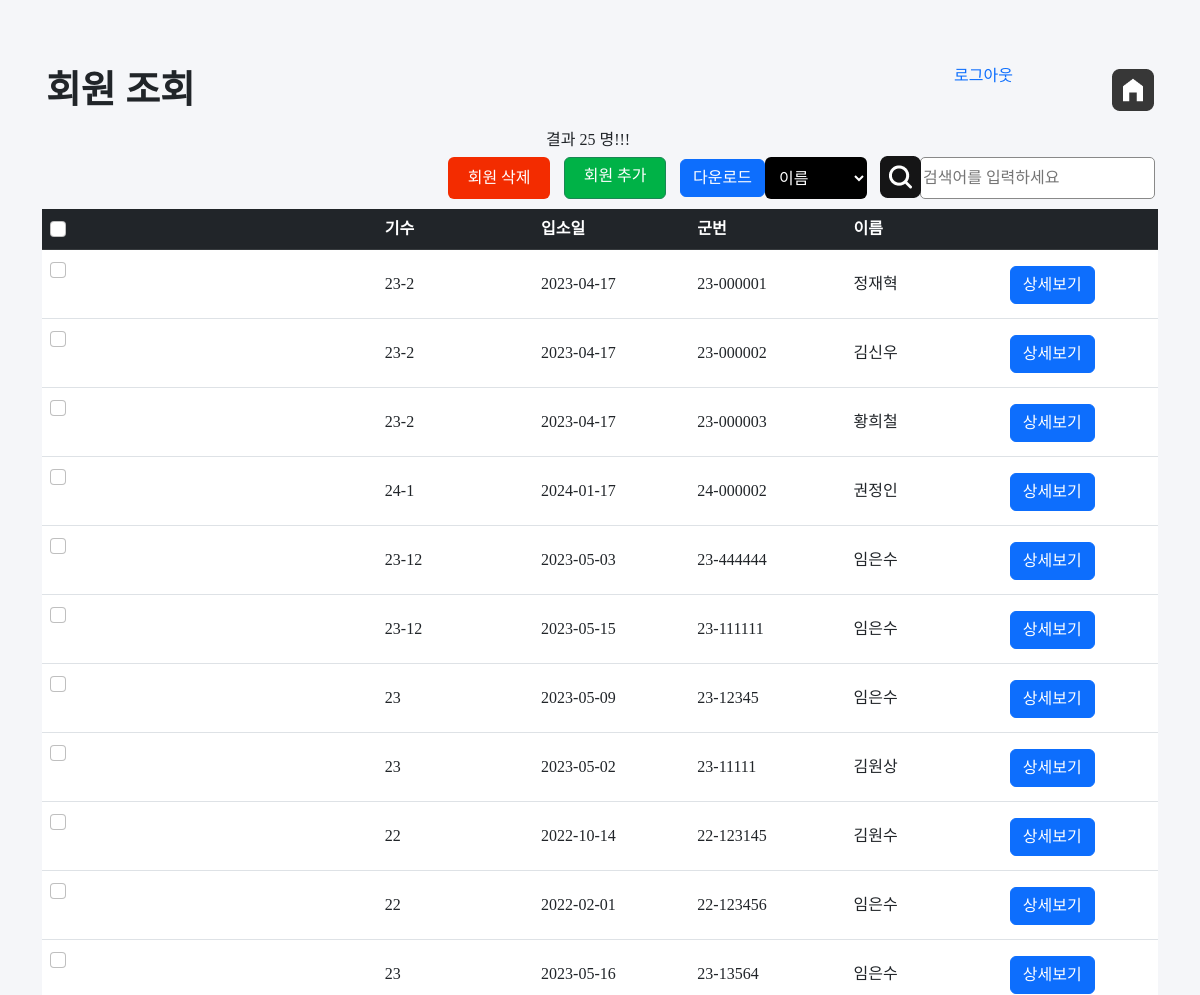
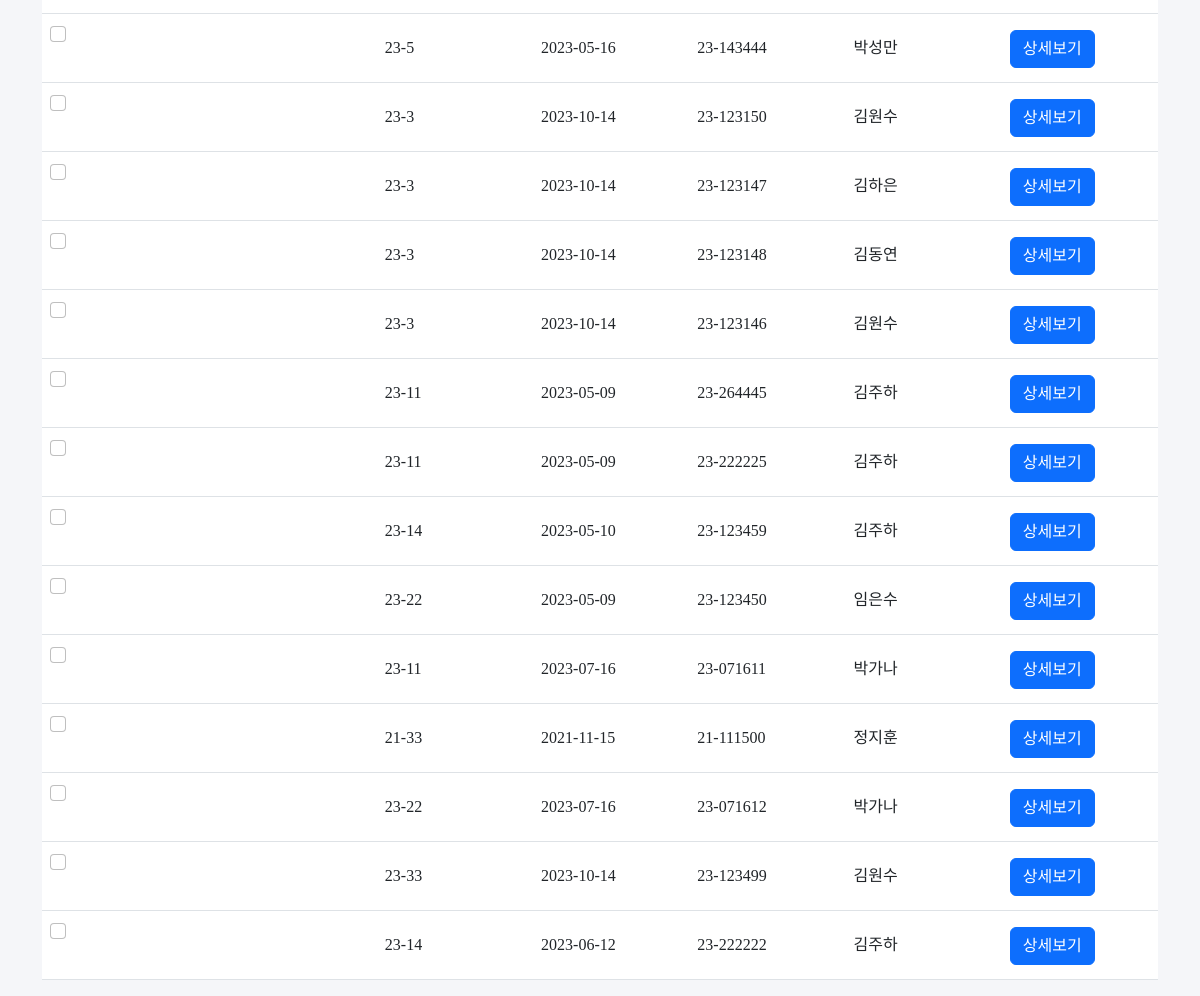
Before: /search.php (signed in) with the older database file (2 pictures, top to bottom).
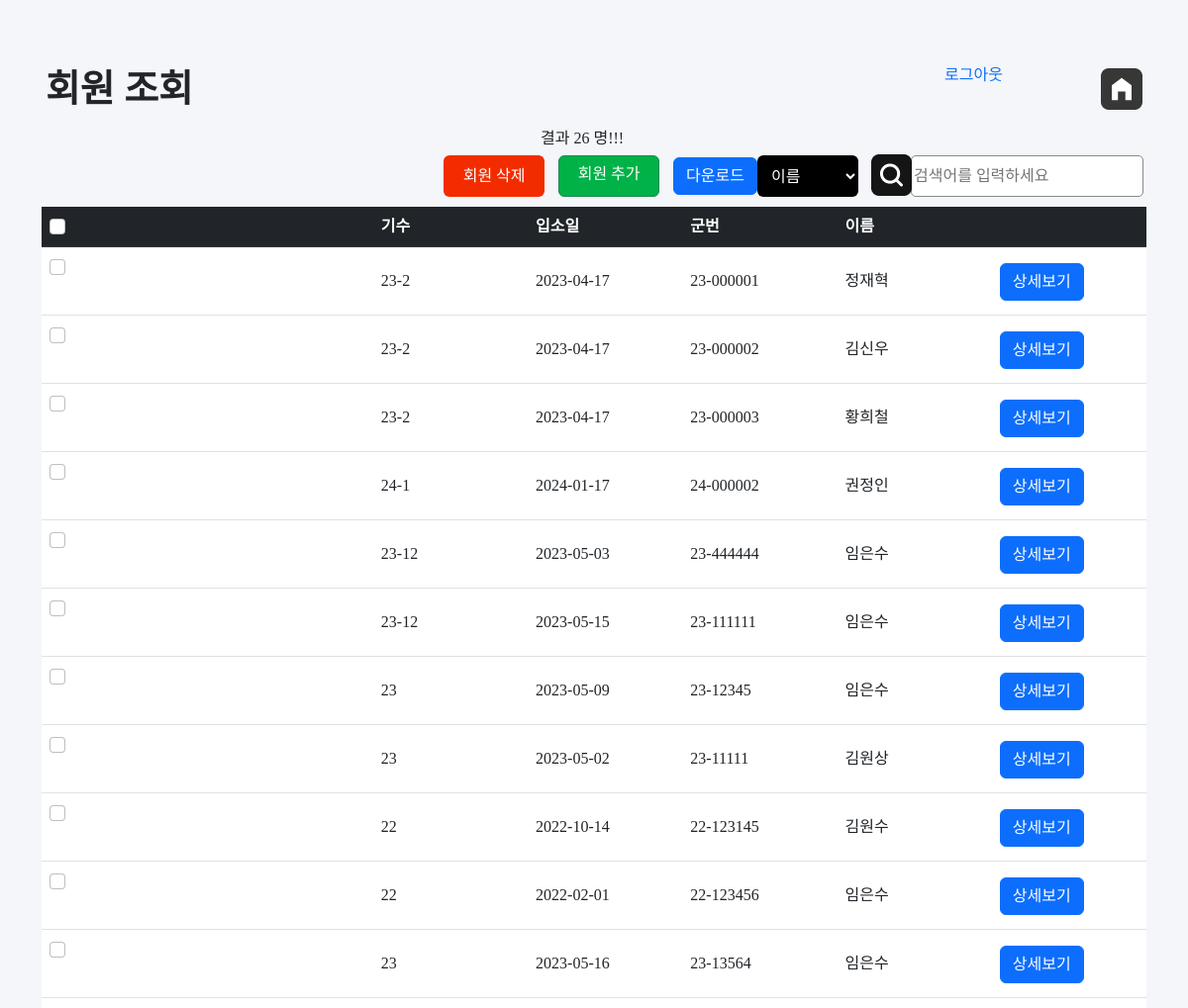
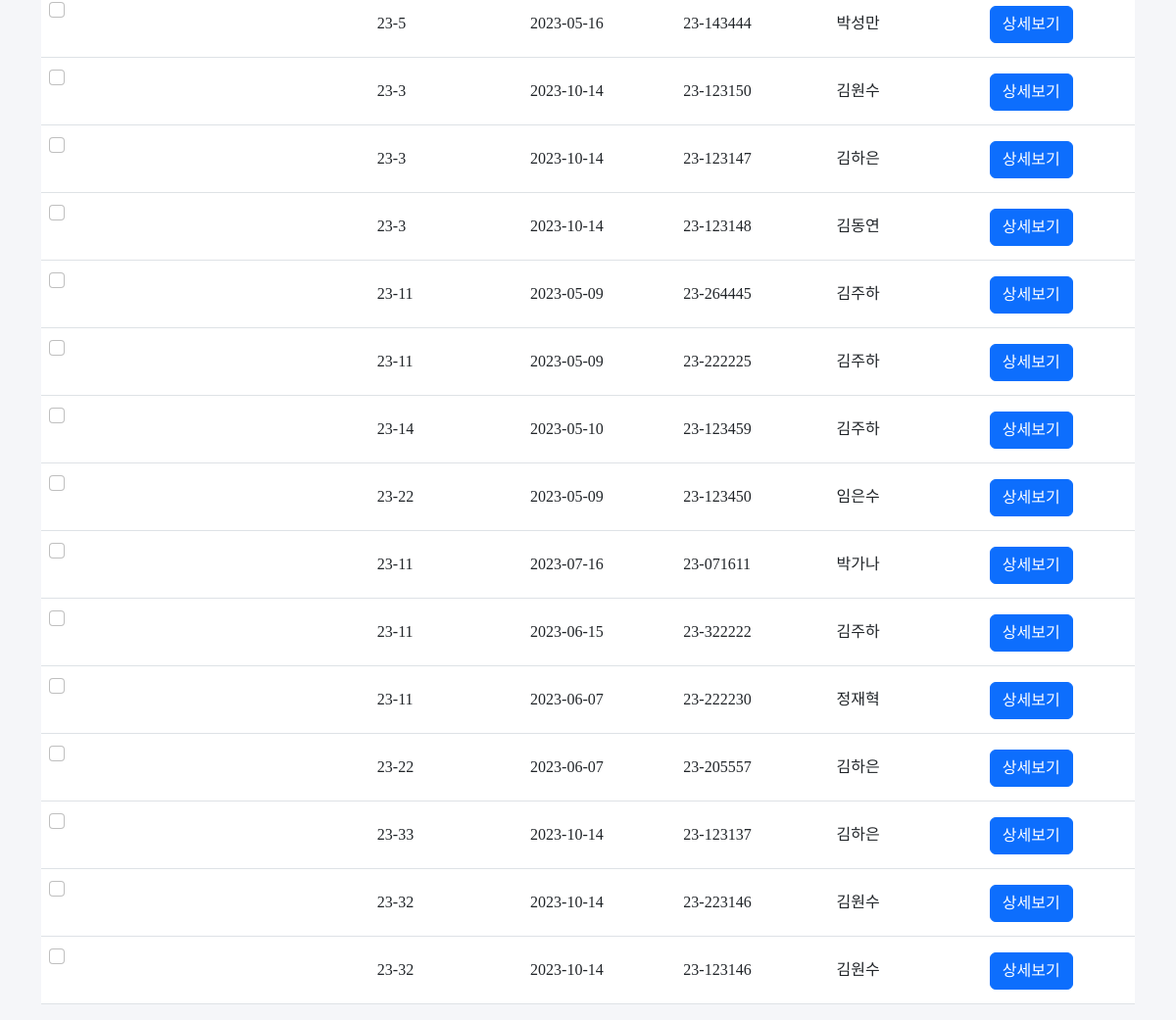
After: the same page with the newer database file (2 pictures, top to bottom).
### tables this page shows
CREATE TABLE `member` (
  `id` int(11) NOT NULL,
  `num` varchar(10) NOT NULL,
  `class` varchar(10) NOT NULL,
  `date` date NOT NULL,
  `memID` varchar(20) NOT NULL,
  `name` varchar(20) NOT NULL,
  `password` varchar(20) NOT NULL
);

### search.php (the view, shortened to what this page needs)
<?php
if(!isset($_SESSION["login"]))
{
    header('location: index.php');
}
else{
?>
<!DOCTYPE html>
<html lang="en">
<head>
    <link rel="stylesheet" href="style.css">
    <link rel="stylesheet" href="src/bootstrap.min.css">
    <link rel="stylesheet" href="src/style.css">
    <link rel="stylesheet" href="https://cdnjs.cloudflare.com/ajax/libs/font-awesome/4.7.0/css/font-awesome.min.css">
</head>
<body>
<div class="container p-3 mt-5">
        <h2>회원 조회</h2>
        <div id="top-right">
            <div id="btnlogout">
                <a href="logout.php">로그아웃</a>
                <a id="home" href="list.php">
                    <img src="imgs/home.png">
                </a>
            </div>
        </div>
    </div>
    <div class="container mt-3 p-3">
        <div id="right">
            <button type="button" id="btndelete" class="btn" onclick="checkCheckbox()">회원 삭제</button>
            <a href="add.php" type="button" id="btnadd" class="btn btn-success">회원 추가 </a>
            <a href="export.php" class="btn btn-primary">다운로드</a>
            <form action="search.php" method="post">
                <select name="searchoption" id="searchoption">
                    <option value ="name">이름</option>
                </select>
                <input type="text" id="txtSearch" placeholder="검색어를 입력하세요" name="txtsearch" >
                <button id="btnSearch" type="submit"><img src="imgs/search.png"></button>
            </form>
        </div>
    </div>
    <div class="container" >
    <?php
    require 'config.php';
                    if((!isset($_POST["searchoption"])||$_POST["searchoption"]=="")&&(!isset($_POST["txtsearch"]) ||$_POST["txtsearch"]==""))
                    {
                        $sql = "SELECT * FROM member";
                    }
                $result = $conn->query($sql);
                $num = $result->num_rows;
                echo "결과 ".$num." 명!!!";
            ?>
    </div>
    <div class="container">
        <table class="table">
        <form method="get" action="delete.php" name="listmember">
            <thead class="table-dark">
            <tr>
                <th ><input class="form-check-input" type="checkbox" id="myCheck" onclick="checkall()"></th>
                <th class="listcol">기수</th>
                <th class="listcol">입소일</th>
                <th class="listcol">군번</th>
                <th class="listcol">이름</th>
                <th class="listcol">&nbsp;</th>
            </tr>
            </thead>
            <tbody>
            <?php
                if ($result->num_rows > 0) {
                    $num=0;
                    while($row = $result->fetch_assoc()) {
                    $memberID = $row['id'];
            ?>
            <tr>
                <td><input class="form-check-input" type="checkbox" id="myCheck<?php  echo $num;?>" name="mem[]" value="<?php echo $row['id'];?>"></td>
                <td><?php echo $row['num']; ?></td>
                <td><?php echo $row['date']; ?></td>
                <td><?php echo $row['memID']; ?></td>
                <td><?php echo $row['name']; ?></td>
                <td><a href="view.php?memID=<?php echo $memberID ?>" class="btn btn-primary" >상세보기</a></td>
            </tr>
            <?php
                $num+=1;
            }
            } else {
            }
            ?>
            </tbody>
            </form>
        </table>
    </div>
</body>
</html>
<?php
}
?>

### jangseong/src/style.css (style rules this page uses)
* { margin: 0; }
body { background: #F5F6F9; font-family: 'Pretendard'; line-height: 24px !important; font-size: 16px !important; }
h2 { width: 500px; float: left; font-size: 37.9px; font-weight: 700; line-height: 53.06px; font-family: 'Pretendard'; padding-bottom: 32px; }
#home { float: right; margin-top: 5px; }
#home img { width: 42px; }
button { font-size: 16px !important; line-height: 150%; margin: 0px; }
#right { float: right; margin-bottom: 10px; }
#top-right { width: 200px; float: right; }
#btndelete { background: #F32C00; color: #fff; width: 102px; height: 42px; margin-right: 10px; }
#btnadd { background: #00B247; width: 102px; height: 42px; margin-right: 10px; }
#btnSearch { border: 0px; background: none; cursor: pointer; height: 40px; width: 40px; float: right; }
#btnSearch img { width: 41px; height: 42; position: relative; top: -2px; left: -5px; }
#right form { float: right; }
#searchoption { background: #000; width: 102px; height: 42px; border-radius: 6px; float: left; margin-right: 12px; padding-right: 25px; }
#txtSearch { width: 235px; height: 42px; border: 1px #898989 solid; float: right; border-radius: 5px; position: relative; left: 1px; }
#right form select { color: #fff; border: 0px; height: 42px; padding: 0px 10px; }
tbody tr { line-height: 52px; }
a { text-decoration: none; }
table { font-size: 16px; }
tr { background: #fff; }
.listcol { width: 14%; }

Changed rows visible on the page:
removed member: num "23-3", date "2023-10-14", memID "23-123146", name "김원수"
removed member: num "21-33", date "2021-11-15", memID "21-111500", name "정지훈"
removed member: num "23-22", date "2023-07-16", memID "23-071612", name "박가나"
removed member: num "23-33", date "2023-10-14", memID "23-123499", name "김원수"
removed member: num "23-14", date "2023-06-12", memID "23-222222", name "김주하"
added member: num "23-11", date "2023-06-15", memID "23-322222", name "김주하"
added member: num "23-11", date "2023-06-07", memID "23-222230", name "정재혁"
added member: num "23-22", date "2023-06-07", memID "23-205557", name "김하은"
added member: num "23-33", date "2023-10-14", memID "23-123137", name "김하은"
added member: num "23-32", date "2023-10-14", memID "23-223146", name "김원수"
added member: num "23-32", date "2023-10-14", memID "23-123146", name "김원수"
Other visible differences:
$num: "25" → "26"
